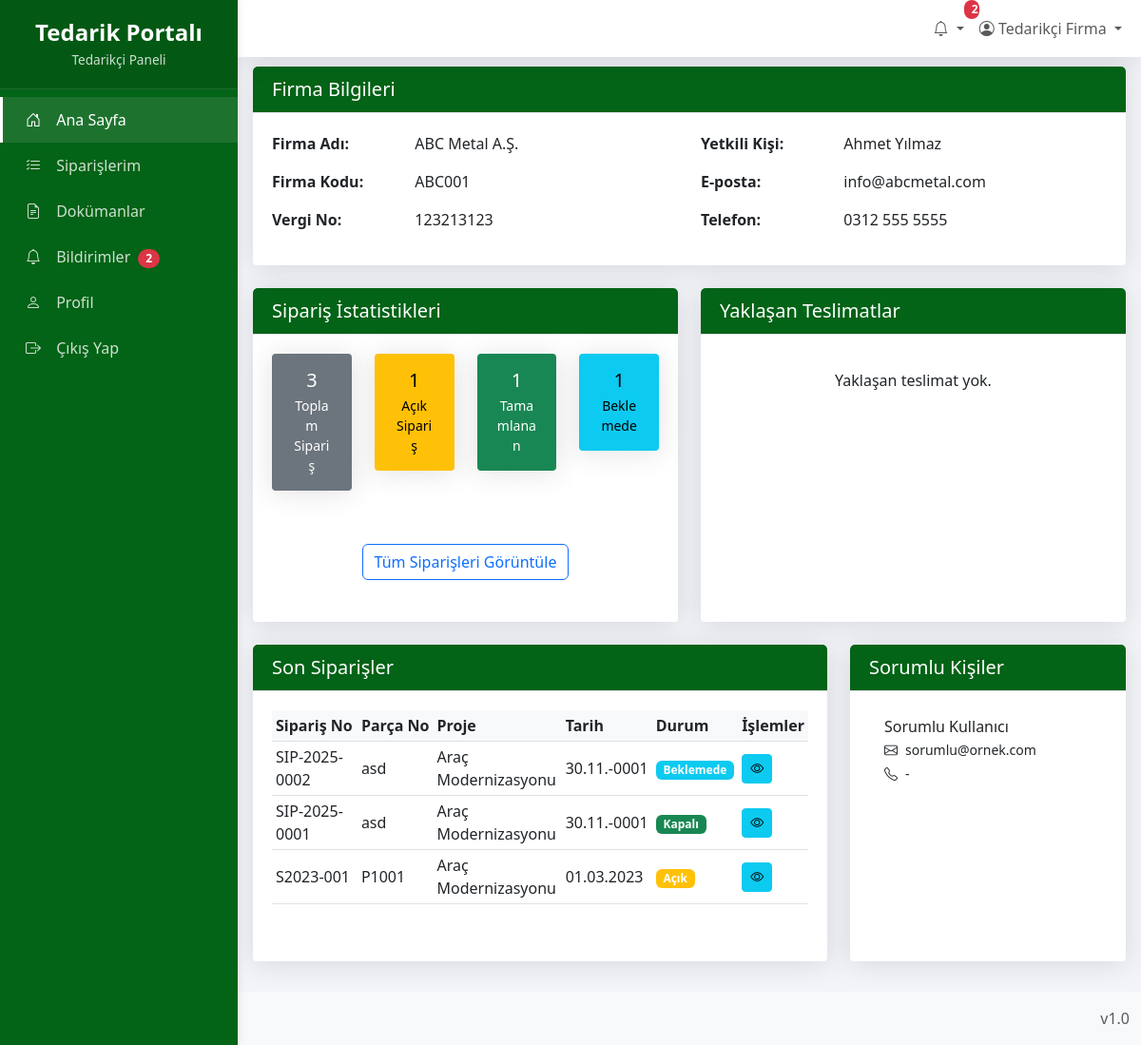
Page /tedarikci/index.php (signed in) on the committed database.
### tables this page shows
CREATE TABLE `tedarikciler` (
  `id` int(11) NOT NULL,
  `firma_adi` varchar(255) NOT NULL,
  `firma_kodu` varchar(50) DEFAULT NULL,
  `adres` text DEFAULT NULL,
  `il` varchar(255) NOT NULL,
  `ilce` varchar(255) NOT NULL,
  `telefon` varchar(20) DEFAULT NULL,
  `email` varchar(100) DEFAULT NULL,
  `yetkili_kisi` varchar(100) DEFAULT NULL,
  `vergi_dairesi` varchar(255) NOT NULL,
  `vergi_no` varchar(20) DEFAULT NULL,
  `aktif` tinyint(1) NOT NULL DEFAULT 1,
  `olusturan_id` int(11) NOT NULL,
  `olusturma_tarihi` datetime DEFAULT current_timestamp(),
  `guncelleme_tarihi` datetime DEFAULT NULL ON UPDATE current_timestamp(),
  `kullanici_id` int(11) DEFAULT NULL,
  `aciklama` varchar(255) NOT NULL
);

CREATE TABLE `siparisler` (
  `id` int(11) NOT NULL,
  `siparis_no` varchar(50) NOT NULL,
  `parca_no` varchar(50) NOT NULL,
  `tanim` varchar(255) DEFAULT NULL,
  `proje_id` int(11) DEFAULT NULL,
  `tedarikci_id` int(11) DEFAULT NULL,
  `sorumlu_id` int(11) DEFAULT NULL,
  `acilis_tarihi` date NOT NULL,
  `parca_adi` varchar(255) NOT NULL,
  `teslim_tarihi` date DEFAULT NULL,
  `miktar` int(11) DEFAULT 0,
  `birim` varchar(20) DEFAULT NULL,
  `kalan_miktar` int(11) DEFAULT 0,
  `teslim_edilen_miktar` int(11) NOT NULL,
  `durum_id` int(11) NOT NULL,
  `fai` tinyint(1) DEFAULT 0,
  `paketleme` varchar(100) DEFAULT NULL,
  `satinalmaci` varchar(100) DEFAULT NULL,
  `alt_malzeme` text DEFAULT NULL,
  `tedarikci_tarihi` date DEFAULT NULL,
  `tedarikci_notu` text DEFAULT NULL,
  `onaylanan_revizyon` varchar(50) DEFAULT NULL,
  `tedarikci_parca_no` varchar(50) DEFAULT NULL,
  `vehicle_id` varchar(50) DEFAULT NULL,
  `olusturan_id` int(11) NOT NULL,
  `olusturma_tarihi` datetime DEFAULT current_timestamp(),
  `guncelleme_tarihi` datetime DEFAULT NULL ON UPDATE current_timestamp(),
  `aciklama` varchar(255) NOT NULL
);

CREATE TABLE `projeler` (
  `id` int(11) NOT NULL,
  `proje_kodu` varchar(255) NOT NULL,
  `proje_adi` varchar(255) NOT NULL,
  `proje_yoneticisi` varchar(255) DEFAULT NULL,
  `proje_aciklama` text DEFAULT NULL,
  `baslangic_tarihi` date DEFAULT NULL,
  `bitis_tarihi` date DEFAULT NULL,
  `durum` enum('Aktif','Tamamlandi','Beklemede','Iptal') NOT NULL DEFAULT 'Aktif',
  `olusturan_id` int(11) NOT NULL,
  `olusturma_tarihi` datetime DEFAULT current_timestamp(),
  `guncelleme_tarihi` datetime DEFAULT NULL ON UPDATE current_timestamp(),
  `aktif` tinyint(1) NOT NULL DEFAULT 1
);

CREATE TABLE `siparis_durumlari` (
  `id` int(11) NOT NULL,
  `durum_adi` varchar(50) NOT NULL,
  `aciklama` text DEFAULT NULL
);

CREATE TABLE `kullanicilar` (
  `id` int(11) NOT NULL,
  `kullanici_adi` varchar(50) NOT NULL,
  `sifre` varchar(255) NOT NULL,
  `ad_soyad` varchar(100) NOT NULL,
  `email` varchar(100) NOT NULL,
  `telefon` varchar(20) DEFAULT NULL,
  `rol` enum('Admin','Sorumlu','Tedarikci') NOT NULL DEFAULT 'Tedarikci',
  `firma_id` int(11) DEFAULT NULL,
  `aktif` tinyint(1) NOT NULL DEFAULT 1,
  `son_giris` datetime DEFAULT NULL,
  `olusturma_tarihi` datetime DEFAULT current_timestamp(),
  `guncelleme_tarihi` date NOT NULL DEFAULT current_timestamp()
);

### tedarikci/index.php (the view, shortened to what this page needs)
<?php
require_once '../config.php';
$kullanici_id = $_SESSION['kullanici_id'];
$tedarikci_sql = "SELECT t.* FROM tedarikciler t
                 INNER JOIN kullanici_tedarikci_iliskileri kti ON t.id = kti.tedarikci_id
                 WHERE kti.kullanici_id = ?";
$tedarikci_stmt = $db->prepare($tedarikci_sql);
$tedarikci_stmt->execute([$kullanici_id]);
$tedarikci = $tedarikci_stmt->fetch(PDO::FETCH_ASSOC);
$tedarikci_id = $tedarikci['id'];
$siparisler_sql = "SELECT COUNT(*) as toplam,
                  SUM(CASE WHEN durum_id = 1 THEN 1 ELSE 0 END) as acik,
                  SUM(CASE WHEN durum_id = 2 THEN 1 ELSE 0 END) as kapali,
                  SUM(CASE WHEN durum_id = 3 THEN 1 ELSE 0 END) as beklemede
                  FROM siparisler
                  WHERE tedarikci_id = ?";
$siparisler_stmt = $db->prepare($siparisler_sql);
$siparisler_stmt->execute([$tedarikci_id]);
$siparisler_istatistik = $siparisler_stmt->fetch(PDO::FETCH_ASSOC);
$son_siparisler_sql = "SELECT s.*, sd.durum_adi, p.proje_adi, u.ad_soyad as sorumlu_adi
                      FROM siparisler s
                      LEFT JOIN siparis_durumlari sd ON s.durum_id = sd.id
                      LEFT JOIN projeler p ON s.proje_id = p.id
                      LEFT JOIN kullanicilar u ON s.sorumlu_id = u.id
                      WHERE s.tedarikci_id = ?
                      ORDER BY s.olusturma_tarihi DESC
                      LIMIT 10";
$son_siparisler_stmt = $db->prepare($son_siparisler_sql);
$son_siparisler_stmt->execute([$tedarikci_id]);
$son_siparisler = $son_siparisler_stmt->fetchAll(PDO::FETCH_ASSOC);
$yaklasan_teslimler_sql = "SELECT s.*, sd.durum_adi, p.proje_adi
                          FROM siparisler s
                          LEFT JOIN siparis_durumlari sd ON s.durum_id = sd.id
                          LEFT JOIN projeler p ON s.proje_id = p.id
                          WHERE s.tedarikci_id = ? AND s.durum_id = 1
                          AND s.teslim_tarihi BETWEEN CURDATE() AND DATE_ADD(CURDATE(), INTERVAL 30 DAY)
                          ORDER BY s.teslim_tarihi ASC
                          LIMIT 5";
$yaklasan_teslimler_stmt = $db->prepare($yaklasan_teslimler_sql);
$yaklasan_teslimler_stmt->execute([$tedarikci_id]);
$yaklasan_teslimler = $yaklasan_teslimler_stmt->fetchAll(PDO::FETCH_ASSOC);
$sorumlular_sql = "SELECT k.id, k.ad_soyad, k.email, k.telefon
                  FROM kullanicilar k
                  INNER JOIN sorumluluklar s ON k.id = s.sorumlu_id
                  WHERE s.tedarikci_id = ?";
$sorumlular_stmt = $db->prepare($sorumlular_sql);
$sorumlular_stmt->execute([$tedarikci_id]);
$sorumlular = $sorumlular_stmt->fetchAll(PDO::FETCH_ASSOC);
include 'header.php';
?>
<div class="card mb-4">
    <div class="card-header bg-primary text-white">
        <h5 class="card-title mb-0">Firma Bilgileri</h5>
    </div>
    <div class="card-body">
        <div class="row">
            <div class="col-md-6">
                <div class="row mb-3">
                    <div class="col-md-4 fw-bold">Firma Adı:</div>
                    <div class="col-md-8"><?= htmlspecialchars($tedarikci['firma_adi']) ?></div>
                </div>
                <div class="row mb-3">
                    <div class="col-md-4 fw-bold">Firma Kodu:</div>
                    <div class="col-md-8"><?= htmlspecialchars($tedarikci['firma_kodu'] ?? '-') ?></div>
                </div>
                <div class="row mb-3">
                    <div class="col-md-4 fw-bold">Vergi No:</div>
                    <div class="col-md-8"><?= htmlspecialchars($tedarikci['vergi_no'] ?? '-') ?></div>
                </div>
            </div>
            <div class="col-md-6">
                <div class="row mb-3">
                    <div class="col-md-4 fw-bold">Yetkili Kişi:</div>
                    <div class="col-md-8"><?= htmlspecialchars($tedarikci['yetkili_kisi'] ?? '-') ?></div>
                </div>
                <div class="row mb-3">
                    <div class="col-md-4 fw-bold">E-posta:</div>
                    <div class="col-md-8"><?= htmlspecialchars($tedarikci['email'] ?? '-') ?></div>
                </div>
                <div class="row mb-3">
                    <div class="col-md-4 fw-bold">Telefon:</div>
                    <div class="col-md-8"><?= htmlspecialchars($tedarikci['telefon'] ?? '-') ?></div>
                </div>
            </div>
        </div>
    </div>
</div>
<div class="row mb-4">
    <div class="col-md-6">
        <div class="card h-100">
            <div class="card-header bg-primary text-white">
                <h5 class="card-title mb-0">Sipariş İstatistikleri</h5>
            </div>
            <div class="card-body">
                <div class="row">
                    <div class="col-md-3 mb-3">
                        <div class="card text-bg-secondary">
                            <div class="card-body text-center py-3">
                                <h5 class="card-title mb-1"><?= $siparisler_istatistik['toplam'] ?? 0 ?></h5>
                                <p class="card-text small mb-0">Toplam Sipariş</p>
                            </div>
                        </div>
                    </div>
                    <div class="col-md-3 mb-3">
                        <div class="card text-bg-warning">
                            <div class="card-body text-center py-3">
                                <h5 class="card-title mb-1"><?= $siparisler_istatistik['acik'] ?? 0 ?></h5>
                                <p class="card-text small mb-0">Açık Sipariş</p>
                            </div>
                        </div>
                    </div>
                    <div class="col-md-3 mb-3">
                        <div class="card text-bg-success">
                            <div class="card-body text-center py-3">
                                <h5 class="card-title mb-1"><?= $siparisler_istatistik['kapali'] ?? 0 ?></h5>
                                <p class="card-text small mb-0">Tamamlanan</p>
                            </div>
                        </div>
                    </div>
                    <div class="col-md-3 mb-3">
                        <div class="card text-bg-info">
                            <div class="card-body text-center py-3">
                                <h5 class="card-title mb-1"><?= $siparisler_istatistik['beklemede'] ?? 0 ?></h5>
                                <p class="card-text small mb-0">Beklemede</p>
                            </div>
                        </div>
                    </div>
                </div>
                <div class="text-center mt-3">
                    <a href="siparislerim.php" class="btn btn-outline-primary">Tüm Siparişleri Görüntüle</a>
                </div>
            </div>
        </div>
    </div>
    <div class="col-md-6">
        <div class="card h-100">
            <div class="card-header bg-primary text-white">
                <h5 class="card-title mb-0">Yaklaşan Teslimatlar</h5>
            </div>
            <div class="card-body">
                <?php if (count($yaklasan_teslimler) > 0): ?>
                <div class="table-responsive">
                    <table class="table table-sm table-hover">
                        <thead>
                            <tr>
                                <th>Sipariş No</th>
                                <th>Proje</th>
                                <th>Teslim Tarihi</th>
                                <th>Durum</th>
                            </tr>
                        </thead>
                        <tbody>
                            <?php foreach ($yaklasan_teslimler as $teslimat): ?>
                            <tr>
                                <td><a href="siparis_detay.php?id=<?= $teslimat['id'] ?>"><?= htmlspecialchars($teslimat['siparis_no']) ?></a></td>
                                <td><?= htmlspecialchars($teslimat['proje_adi']) ?></td>
                                <td><?= date('d.m.Y', strtotime($teslimat['teslim_tarihi'])) ?></td>
                                <td><span class="badge bg-warning"><?= htmlspecialchars($teslimat['durum_adi']) ?></span></td>
                            </tr>
                            <?php endforeach; ?>
                        </tbody>
                    </table>
                </div>
                <?php else: ?>
                <p class="text-center py-3">Yaklaşan teslimat yok.</p>
                <?php endif; ?>
            </div>
        </div>
    </div>
</div>
<div class="row">
    <div class="col-md-8 mb-4">
        <div class="card h-100">
            <div class="card-header bg-primary text-white">
                <h5 class="card-title mb-0">Son Siparişler</h5>
            </div>
            <div class="card-body">
                <?php if (count($son_siparisler) > 0): ?>
                <div class="table-responsive">
                    <table class="table table-sm table-hover">
                        <thead>
                            <tr>
                                <th>Sipariş No</th>
                                <th>Parça No</th>
                                <th>Proje</th>
                                <th>Tarih</th>
                                <th>Durum</th>
                                <th>İşlemler</th>
                            </tr>
                        </thead>
                        <tbody>
                            <?php foreach ($son_siparisler as $siparis): ?>
                            <tr>
                                <td><?= htmlspecialchars($siparis['siparis_no']) ?></td>
                                <td><?= htmlspecialchars($siparis['parca_no']) ?></td>
                                <td><?= htmlspecialchars($siparis['proje_adi']) ?></td>
                                <td><?= date('d.m.Y', strtotime($siparis['acilis_tarihi'])) ?></td>
                                <td>
                                    <span class="badge bg-<?= getDurumRenk($siparis['durum_id']) ?>">
                                        <?= htmlspecialchars($siparis['durum_adi']) ?>
                                    </span>
                                </td>
                                <td>
                                    <a href="siparis_detay.php?id=<?= $siparis['id'] ?>" class="btn btn-sm btn-info">
                                        <i class="bi bi-eye"></i>
                                    </a>
                                </td>
                            </tr>
                            <?php endforeach; ?>
                        </tbody>
                    </table>
                </div>
                <?php else: ?>
                <p class="text-center py-3">Henüz sipariş yok.</p>
                <?php endif; ?>
            </div>
        </div>
    </div>
    <div class="col-md-4 mb-4">
        <div class="card h-100">
            <div class="card-header bg-primary text-white">
                <h5 class="card-title mb-0">Sorumlu Kişiler</h5>
            </div>
            <div class="card-body">
                <?php if (count($sorumlular) > 0): ?>
                <div class="list-group list-group-flush">
                    <?php foreach ($sorumlular as $sorumlu): ?>
                    <div class="list-group-item">
                        <h6 class="mb-1"><?= htmlspecialchars($sorumlu['ad_soyad']) ?></h6>
                        <p class="mb-1 small"><i class="bi bi-envelope me-2"></i><?= htmlspecialchars($sorumlu['email']) ?></p>
                        <p class="mb-0 small"><i class="bi bi-telephone me-2"></i><?= htmlspecialchars($sorumlu['telefon'] ?? '-') ?></p>
                    </div>
                    <?php endforeach; ?>
                </div>
                <?php else: ?>
                <p class="text-center py-3">Sorumlu atanmamış.</p>
                <?php endif; ?>
            </div>
        </div>
    </div>
</div>
<?php
function getDurumRenk($durum_id) {
    switch ($durum_id) {
        case 1: return 'warning';
        case 2: return 'success';
        case 3: return 'info';
    }
}
include 'footer.php';
?>

### assets/css/panel.css (style rules this page uses)
:root { --primary-color: #1a3a5f; --secondary-color: #36404a; --accent-color: #507093; --light-color: #f2f4f8; --text-color: #333; --border-color: #d8dbe0; --success-color: #3c6a56; --warning-color: #a17d32; --danger-color: #8c3a3a; --info-color: #3a5a7c; --sidebar-width: 250px; }
html, body { height: 100%; margin: 0; padding: 0; overflow-x: hidden; }
body { background-color: var(--light-color); color: var(--text-color); font-family: 'Segoe UI', Arial, sans-serif; position: relative; min-height: 100vh; display: flex; flex-direction: column; }
.card { border: none; margin-bottom: 1.5rem; border-radius: 0.25rem; box-shadow: 0 0.125rem 0.25rem rgba(0, 0, 0, 0.075); }
.card-header { padding: 0.75rem 1.25rem; background-color: #fff; border-bottom: 1px solid var(--border-color); font-weight: 600; }
.card-body { padding: 1.25rem; }
.table th { font-weight: 600; border-top: none; background-color: #f8f9fa; white-space: nowrap; }
.table td { vertical-align: middle; }
.table-responsive { overflow-x: auto; }

### rows in the picture
tedarikciler: firma_adi "ABC Metal A.Ş.", firma_kodu "ABC001", vergi_no "123213123", yetkili_kisi "Ahmet Yılmaz", email "info@abcmetal.com", telefon "0312 555 5555"
siparisler: siparis_no "SIP-2025-0002", parca_no "asd", proje.proje_adi "Araç Modernizasyonu", acilis_tarihi "30.11.-0001", durum.durum_adi "Beklemede"
siparisler: siparis_no "SIP-2025-0001", parca_no "asd", proje.proje_adi "Araç Modernizasyonu", acilis_tarihi "30.11.-0001", durum.durum_adi "Kapalı"
siparisler: siparis_no "S2023-001", parca_no "P1001", proje.proje_adi "Araç Modernizasyonu", acilis_tarihi "01.03.2023", durum.durum_adi "Açık"
kullanicilar: ad_soyad "Sorumlu Kullanıcı", email "sorumlu@ornek.com", telefon "-"

### other values in the picture
$okunmamis_bildirim_sayisi "2"
guvenli($_SESSION['ad_soyad']) "Tedarikçi Firma"
$siparisler_istatistik['toplam'] "3"
$siparisler_istatistik['acik'] "1"
$siparisler_istatistik['kapali'] "1"
$siparisler_istatistik['beklemede'] "1"
